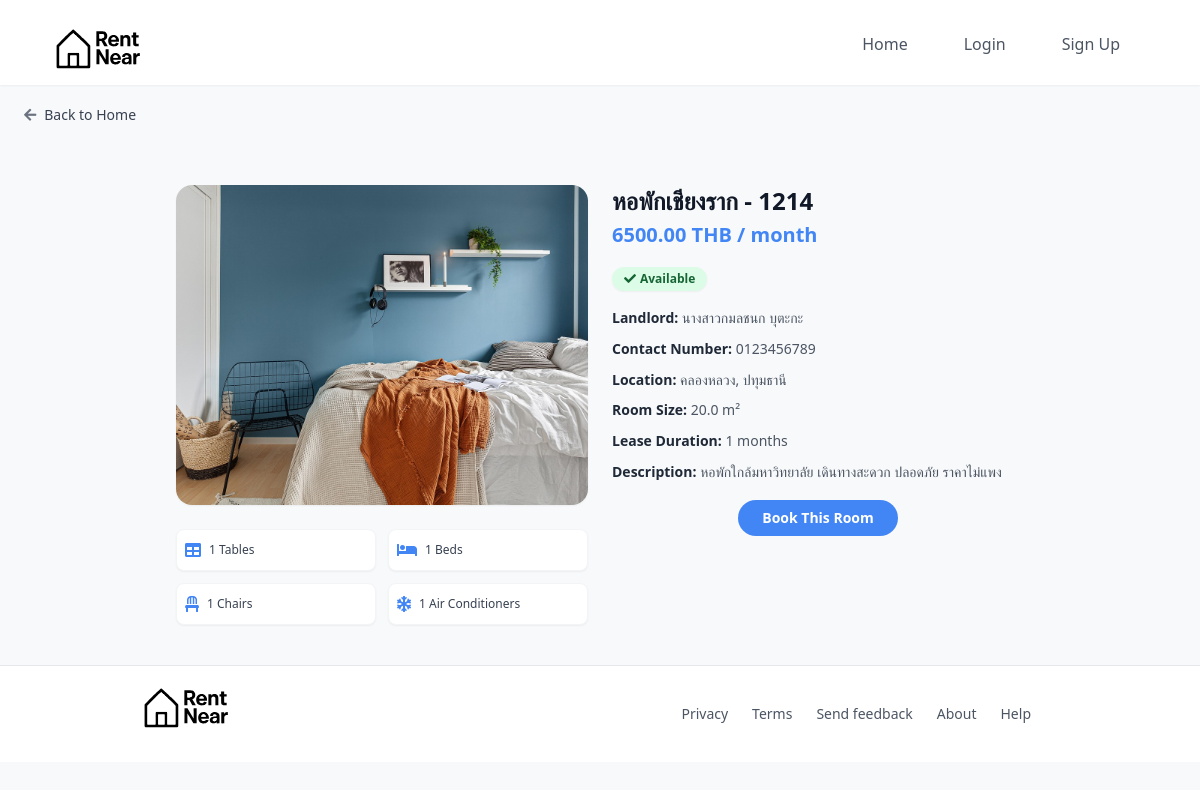
The app's page /room/18/ with its own data.
### myapp/models.py (models this page shows, shortened)
class Room(models.Model):
    landlord = models.ForeignKey(Landlord, on_delete=models.CASCADE, related_name='rooms', null=True, blank=True)
    dorm_name = models.CharField(max_length=255)
    room_name = models.CharField(max_length=255)
    image = models.ImageField(upload_to='room_images/', blank=True, null=True)
    price = models.DecimalField(max_digits=10, decimal_places=2)
    location = models.CharField(max_length=255)
    lease_duration_months = models.PositiveIntegerField(default=1, verbose_name="Lease Duration (Months)")
    table_count = models.PositiveIntegerField(default=0, verbose_name="table_count")
    bed_count = models.PositiveIntegerField(default=0, verbose_name="bed_count")
    chair_count = models.PositiveIntegerField(default=0, verbose_name="chair_count")
    aircon_count = models.PositiveIntegerField(default=0, verbose_name="aircon_count")
    sofa_count = models.PositiveIntegerField(default=0, verbose_name="sofa_count")
    wardrobe_count = models.PositiveIntegerField(default=0, verbose_name="wardrobe_count")
    desk_count = models.PositiveIntegerField(default=0, verbose_name="desk_count")
    tv_count = models.PositiveIntegerField(default=0, verbose_name="tv_count")
    refrigerator_count = models.PositiveIntegerField(default=0, verbose_name="refrigerator_count")
    water_heater_count = models.PositiveIntegerField(default=0, verbose_name="water_heater_count")
    size = models.FloatField()
    description = models.TextField(blank=True, null=True)
    available = models.BooleanField(default=True)
    created_at = models.DateTimeField(auto_now_add=True)

class Landlord(models.Model):
    user = models.OneToOneField('myapp.CustomUser', on_delete=models.CASCADE, related_name='landlord_profile')
    phone_number = models.CharField(max_length=15, null=True, blank=True)
    dorm_name = models.CharField(max_length=255, blank=True, null=True)
    address = models.TextField(blank=True, null=True)  # เพิ่มฟิลด์ที่อยู่
    bank_name = models.CharField(max_length=100, blank=True, null=True)
    bank_account_number = models.CharField(max_length=20, blank=True, null=True)
    account_holder_name = models.CharField(max_length=255, blank=True, null=True)

### myapp/views.py (the view)
# urls.py: path('room/<int:pk>/', views.RoomDetailView.as_view(), name='room_detail'),
class RoomDetailView(DetailView):
    model = Room
    template_name = 'room_detail.html'
    context_object_name = 'room'

### myapp/templates/room_detail.html (shortened to what this page needs)
{% extends 'base.html' %}
{% load static %}
{% load widget_tweaks %}
{% block content %}
<div class="flex justify-start px-4 md:px-6 py-5">
    <a href="{% url 'home' %}" class="group flex items-center space-x-2 text-gray-700 hover:text-blue-600 font-medium text-sm transition duration-300">
        <i class="fas fa-arrow-left text-gray-500 group-hover:text-blue-600"></i>
        <span style="font-family: ui-sans-serif, system-ui, sans-serif, 'Apple Color Emoji', 'Segoe UI Emoji', 'Segoe UI Symbol', 'Noto Color Emoji';">Back to Home</span>
    </a>
</div>
<section class="max-w-4xl mx-auto px-4 md:px-6 py-10">
    <div class="grid grid-cols-1 lg:grid-cols-2 gap-6">
        <div class="space-y-6" data-aos="fade-up">
            {% if room.image %}
            <img src="{{ room.image.url }}" alt="Room Image" class="w-full h-56 md:h-80 object-cover rounded-2xl shadow-sm transform hover:scale-[1.02] transition-transform duration-500">
            {% endif %}
            <div class="grid grid-cols-2 gap-3">
                {% if room.table_count > 0 %}
                <div class="flex items-center gap-2 bg-white border border-gray-100 p-2 rounded-lg shadow-sm hover:border-blue-500 transition">
                    <i class="fas fa-table text-[#4285f4] text-base"></i>
                    <span class="text-xs text-gray-700"
                          style="font-family: ui-sans-serif, system-ui, sans-serif, 'Apple Color Emoji', 'Segoe UI Emoji', 'Segoe UI Symbol', 'Noto Color Emoji';">
                        {{ room.table_count }} Tables
                    </span>
                </div>
                {% endif %}
                {% if room.bed_count > 0 %}
                <div class="flex items-center gap-2 bg-white border border-gray-100 p-2 rounded-lg shadow-sm hover:border-blue-500 transition">
                    <i class="fas fa-bed text-[#4285f4] text-base"></i>
                    <span class="text-xs text-gray-700"
                          style="font-family: ui-sans-serif, system-ui, sans-serif, 'Apple Color Emoji', 'Segoe UI Emoji', 'Segoe UI Symbol', 'Noto Color Emoji';">
                        {{ room.bed_count }} Beds
                    </span>
                </div>
                {% endif %}
                {% if room.chair_count > 0 %}
                <div class="flex items-center gap-2 bg-white border border-gray-100 p-2 rounded-lg shadow-sm hover:border-blue-500 transition">
                    <i class="fas fa-chair text-[#4285f4] text-base"></i>
                    <span class="text-xs text-gray-700"
                          style="font-family: ui-sans-serif, system-ui, sans-serif, 'Apple Color Emoji', 'Segoe UI Emoji', 'Segoe UI Symbol', 'Noto Color Emoji';">
                        {{ room.chair_count }} Chairs
                    </span>
                </div>
                {% endif %}
                {% if room.aircon_count > 0 %}
                <div class="flex items-center gap-2 bg-white border border-gray-100 p-2 rounded-lg shadow-sm hover:border-blue-500 transition">
                    <i class="fas fa-snowflake text-[#4285f4] text-base"></i>
                    <span class="text-xs text-gray-700"
                          style="font-family: ui-sans-serif, system-ui, sans-serif, 'Apple Color Emoji', 'Segoe UI Emoji', 'Segoe UI Symbol', 'Noto Color Emoji';">
                        {{ room.aircon_count }} Air Conditioners
                    </span>
                </div>
                {% endif %}
            </div>
        </div>
        <div class="space-y-4" data-aos="fade-up" data-aos-delay="100">
            <div>
                <h1 class="text-xl md:text-2xl font-bold text-gray-900"
                    style="font-family: ui-sans-serif, system-ui, sans-serif, 'Apple Color Emoji', 'Segoe UI Emoji', 'Segoe UI Symbol', 'Noto Color Emoji';">
                    {{ room.dorm_name }} - {{ room.room_name }}
                </h1>
                <p class="text-lg md:text-xl text-[#4285f4] font-semibold mt-1"
                   style="font-family: ui-sans-serif, system-ui, sans-serif, 'Apple Color Emoji', 'Segoe UI Emoji', 'Segoe UI Symbol', 'Noto Color Emoji';">
                    {{ room.price }} THB / month
                </p>
            </div>
            <div>
                {% if room.available %}
                <span class="inline-flex items-center bg-green-100 text-green-800 text-xs font-semibold px-3 py-1 rounded-full shadow-sm">
                    <i class="fas fa-check w-3 h-3 mr-1"></i>
                    Available
                </span>
                {% else %}
                <span class="inline-flex items-center bg-red-100 text-red-800 text-xs font-semibold px-3 py-1 rounded-full shadow-sm">
                    <i class="fas fa-times w-3 h-3 mr-1"></i>
                    Not Available
                </span>
                {% endif %}
            </div>
            <div class="text-gray-600 space-y-2 text-sm leading-relaxed"
                 style="font-family: ui-sans-serif, system-ui, sans-serif, 'Apple Color Emoji', 'Segoe UI Emoji', 'Segoe UI Symbol', 'Noto Color Emoji';">
                <p><span class="font-semibold text-gray-800">Landlord:</span> {{ room.landlord.account_holder_name|default:"N/A" }}</p>
                <p><span class="font-semibold text-gray-800">Contact Number:</span> {{ room.landlord.phone_number|default:"N/A" }}</p>
                <p><span class="font-semibold text-gray-800">Location:</span> {{ room.location }}</p>
                <p><span class="font-semibold text-gray-800">Room Size:</span> {{ room.size }} m²</p>
                <p><span class="font-semibold text-gray-800">Lease Duration:</span> {{ room.lease_duration_months }} months</p>
                {% if room.description %}
                <p><span class="font-semibold text-gray-800">Description:</span> {{ room.description }}</p>
                {% endif %}
            </div>
            {% if room.available %}
            <div class="flex mt-18 margin-top:100px">
                {% if request.user.is_authenticated %}
                <button onclick="showBookingPopup()"
                        class="w-full sm:w-40 px-6 py-2 bg-[#4285f4] text-white rounded-3xl font-semibold text-sm hover:bg-[#3267d6] transition duration-300 flex items-center justify-center mx-auto"
                        style="font-family: ui-sans-serif, system-ui, sans-serif, 'Apple Color Emoji', 'Segoe UI Emoji', 'Segoe UI Symbol', 'Noto Color Emoji';">
                    Book This Room
                </button>
                {% else %}
                <a href="{% url 'account_login' %}?next={% url 'room_detail' pk=room.pk %}"
                   class="w-full sm:w-40 px-6 py-2 bg-[#4285f4] text-white rounded-3xl font-semibold text-sm hover:bg-[#3267d6] transition duration-300 flex items-center justify-center mx-auto"
                   style="font-family: ui-sans-serif, system-ui, sans-serif, 'Apple Color Emoji', 'Segoe UI Emoji', 'Segoe UI Symbol', 'Noto Color Emoji';">
                    Book This Room
                </a>
                {% endif %}
            </div>
            {% endif %}
        </div>
    </div>
</section>
{% endblock %}

### myapp/templates/base.html (shortened to what this page needs)
{% load static %}
<!DOCTYPE html>
<html lang="en">
<head>
    <link href="https://cdnjs.cloudflare.com/ajax/libs/font-awesome/5.15.4/css/all.min.css" rel="stylesheet">
    <script src="https://cdn.tailwindcss.com"></script>
    <link href="https://unpkg.com/aos@2.3.4/dist/aos.css" rel="stylesheet">
</head>
<body class="bg-[#f8f9fa] font-sans">
    <header class="relative flex items-center justify-between p-4 bg-white shadow-sm" style="height: 85px;">
        <a href="{% url 'home' %}">
            <img src="{% static 'image/logo.svg' %}" alt="Rent Near Logo" class="h-16 object-contain"
                style="margin-left: 20px; margin-top: 25px;">
        </a>
        <nav class="hidden lg:flex absolute top-5 right-10 z-10">
            <ul class="flex space-x-6 px-6 py-3  rounded-md">
                <li>
                    <a href="{% url 'home' %}"
                        class="px-4 py-2 text-base font-medium text-gray-600 hover:text-blue-600 transition duration-300 {% if request.path == '/' %}border-b-2 border-blue-600{% endif %}">
                        Home
                    </a>
                </li>
                {% if user.is_authenticated %}
                <li>
                    <a href="{% url 'profile' %}"
                        class="px-4 py-2 text-base font-medium text-gray-600 hover:text-blue-600 transition duration-300 {% if request.path == '/profile/' %}border-b-2 border-blue-600{% endif %}">
                        Profile
                    </a>
                </li>
                {% if user.role == 'tenant' %}
                {% endif %}
                {% if user.role == 'landlord' %}
                <li>
                    <a href="{% url 'room_create' %}"
                        class="px-4 py-2 text-base font-medium text-gray-600 hover:text-blue-600 transition duration-300 {% if request.path == '/room_create/' %}border-b-2 border-blue-600{% endif %}">
                        Add Room
                    </a>
                </li>
                {% endif %}
                <li>
                    <a href="{% url 'account_logout' %}"
                        class="px-4 py-2 text-base font-medium text-gray-600 hover:text-blue-600 transition duration-300 {% if request.path == '/accounts/logout/' %}border-b-2 border-blue-600{% endif %}">
                        Logout
                    </a>
                </li>
                {% else %}
                <li>
                    <a href="{% url 'account_login' %}"
                        class="px-4 py-2 text-base font-medium text-gray-600 hover:text-blue-600 transition duration-300 {% if request.path == '/accounts/login/' %}border-b-2 border-blue-600{% endif %}">
                        Login
                    </a>
                </li>
                <li>
                    <a href="{% url 'account_signup' %}"
                        class="px-4 py-2 text-base font-medium text-gray-600 hover:text-blue-600 transition duration-300 {% if request.path == '/accounts/signup/' %}border-b-2 border-blue-600{% endif %}">
                        Sign Up
                    </a>
                </li>
                {% endif %}
            </ul>
        </nav>
    </header>
    <main>
        {% block content %}
        {% endblock %}
    </main>
    <footer class="bg-white border-t border-gray-200 text-gray-600 text-sm py-4 ">
        <div class="container mx-auto flex flex-col md:flex-row justify-between items-center px-4">
            <a href="{% url 'home' %}">
                <img src="{% static 'image/logo.svg' %}" alt="Rent Near Logo" class="h-16 object-contain"
                    style="margin-left: 20px;">
            </a>
            <div class="flex flex-col md:flex-row gap-2 md:gap-6 mb-2 md:mb-0" style="margin-right: 65px;">
                <a href="#" class="hover:text-blue-600 transition">Privacy</a>
                <a href="#" class="hover:text-blue-600 transition">Terms</a>
                <a href="#" class="hover:text-blue-600 transition">Send feedback</a>
                <a href="#" class="hover:text-blue-600 transition">About</a>
                <a href="#" class="hover:text-blue-600 transition">Help</a>
            </div>
        </div>
    </footer>
</body>
</html>

### myapp/templates/base.html (style rules this page uses)
html { scroll-behavior: smooth; }

### records on screen
Room: image (picture), table_count "1", bed_count "1", chair_count "1", aircon_count "1", dorm_name "หอพักเชียงราก", room_name "1214", price "6500.00", landlord.account_holder_name "นางสาวกมลชนก บุตะกะ", landlord.phone_number "0123456789", location "คลองหลวง, ปทุมธานี", size "20.0", lease_duration_months "1", description "หอพักใกล้มหาวิทยาลัย เดินทางสะดวก ปลอดภัย ราคาไม่แพง"
